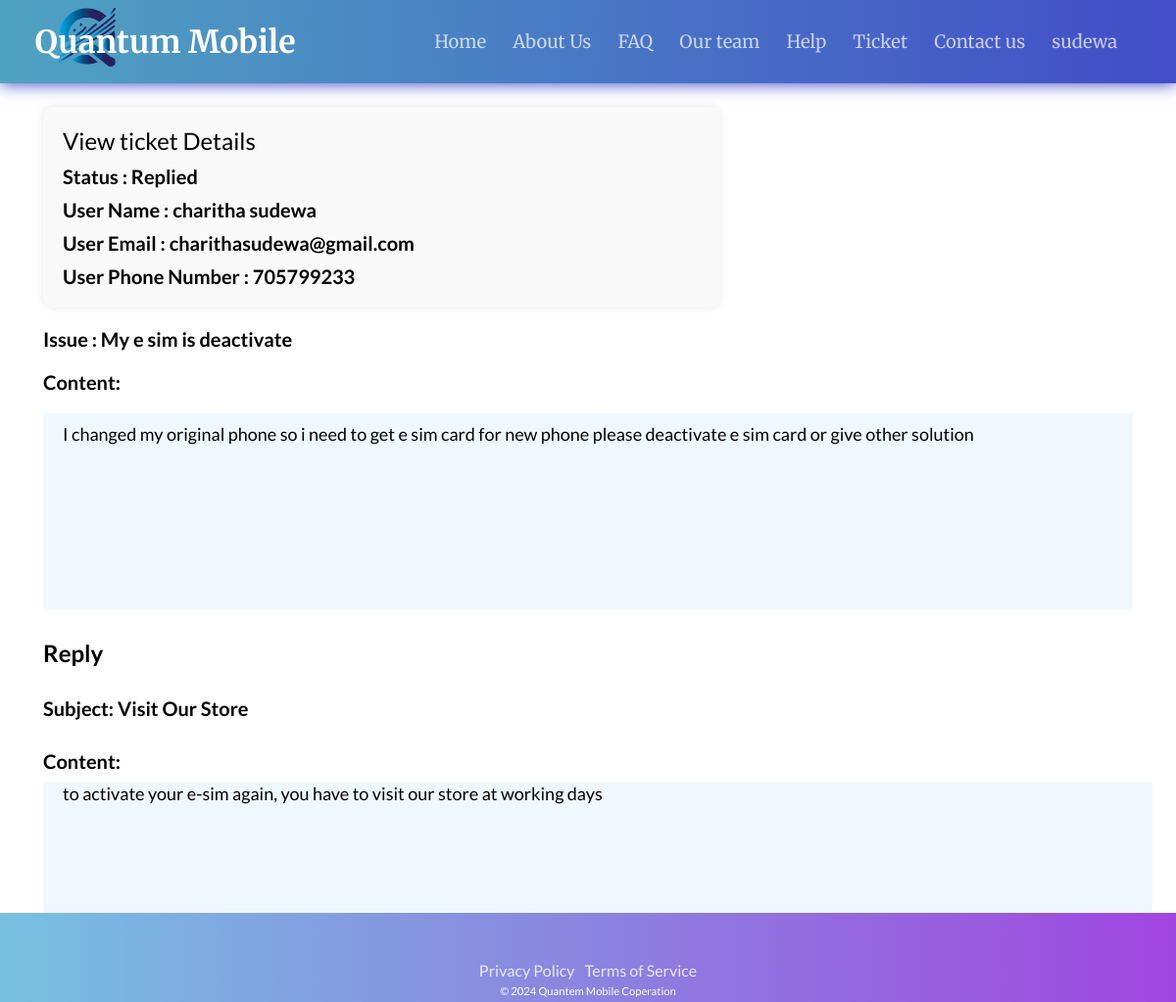
The page /login/view.php?ticketId=61 (signed in) on the database its author committed.
### tables this page shows
CREATE TABLE IF NOT EXISTS `customer` (
  `customerId` int(5) NOT NULL AUTO_INCREMENT,
  `name` varchar(20) NOT NULL,
  `userName` varchar(50) NOT NULL,
  `email` varchar(50) NOT NULL,
  `phonenumber` int(10) NOT NULL,
  `Gender` varchar(6) NOT NULL,
  `password` varchar(200) NOT NULL,
  `regDate` datetime NOT NULL DEFAULT CURRENT_TIMESTAMP,
  PRIMARY KEY (`customerId`),
  UNIQUE KEY `userName` (`userName`,`email`,`phonenumber`)
);

CREATE TABLE IF NOT EXISTS `ticket` (
  `ticketId` int(8) NOT NULL AUTO_INCREMENT,
  `category` varchar(50) NOT NULL,
  `subject` text NOT NULL,
  `message` text NOT NULL,
  `priority` varchar(20) NOT NULL DEFAULT 'Low',
  `status` varchar(20) NOT NULL DEFAULT 'New',
  `adminId` int(11) DEFAULT NULL,
  `customerId` int(5) NOT NULL,
  `date` timestamp NOT NULL DEFAULT CURRENT_TIMESTAMP ON UPDATE CURRENT_TIMESTAMP,
  PRIMARY KEY (`ticketId`),
  KEY `adminId` (`adminId`),
  KEY `customerId` (`customerId`)
);

CREATE TABLE IF NOT EXISTS `reply` (
  `replyid` int(8) NOT NULL AUTO_INCREMENT,
  `ticketid` int(8) NOT NULL,
  `adminid` int(5) DEFAULT NULL,
  `subject` text NOT NULL,
  `message` text NOT NULL,
  `date` datetime NOT NULL DEFAULT CURRENT_TIMESTAMP,
  PRIMARY KEY (`replyid`),
  KEY `adminid` (`adminid`),
  KEY `ticketid` (`ticketid`)
);

### login/view.php (the view, shortened to what this page needs)
<?php
include '../php/connection.php';
$customerId = $_SESSION['customerId'];
$checkCustomerQuery = "SELECT * FROM customer WHERE customerId = ?";
$checkCustomerStmt = $pdo->prepare($checkCustomerQuery);
$checkCustomerStmt->execute([$customerId]);
$customer = $checkCustomerStmt->fetch(PDO::FETCH_ASSOC);
$customerUName=$customer['userName'];
?>
<!DOCTYPE html>
<html lang="en">
<head>
    <link rel="stylesheet" href="style.css">
</head>
<body>
    <header class="header">
        <a class="logo" href="index.php">
            <img src="QuantumMobileLogo.png" alt="Company Logo" style="width: auto; height: 60px;">
        </a>
        <a class="logo" href="index.php" style="margin-left:-200px">Quantum Mobile</a>
        <nav class="navbar">
            <a href="index.php">Home</a>
            <a href="about.php">About Us</a>
            <a href="faq.php">FAQ</a>
            <a href="team.php">Our team</a>
            <a href="help.php">Help</a>
            <a style="--i:2" href="ticket.php">Ticket</a>
            <a href="contactus/contact.php">Contact us</a>
            <a class="login.php" href="<?php echo isset($_SESSION['customerId']) ? 'account.php' : 'login.php'; ?>">
            <?php echo isset($_SESSION['customerId']) ? $customerUName : 'Login'; ?></a>
        </nav>
    </header>
    <div class="main">
        <div class="content">
           <div class="password-reset">
           <h2>View ticket Details </h2>
           <?php
    if(isset($_GET['ticketId'])) {
        $ticketId = $_GET['ticketId'];
        include_once ('../php/connection.php');
        $query = "SELECT ticket.*, customer.name AS customer_name, customer.email, customer.phonenumber
                  FROM ticket
                  INNER JOIN customer ON ticket.customerId = customer.customerId
                  WHERE ticket.ticketId = ?";
        $stmt = $pdo->prepare($query);
        $stmt->execute([$ticketId]);
        $ticket = $stmt->fetch(PDO::FETCH_ASSOC);
        if ($ticket) {
            echo "<div  style='margin-top:10px'>";
            echo "<font style='font-weight:bold;font-size:20px;'>
                        Status :
                     ".$ticket['status'].
                    " </font></div>";
            echo "<div  style='margin-top:10px'>";
            echo "<font style='font-weight:bold;font-size:20px;'>
                    User Name :
                 ".$ticket['customer_name'].
                " </font></div>";
            echo "<div  style='margin-top:10px'>";
            echo "<font style='font-weight:bold;font-size:20px;'>
                User Email :
             ".$ticket['email'].
            " </font></div>";
            echo "<div  style='margin-top:10px'>";
            echo "<font style='font-weight:bold;font-size:20px;'>
                User Phone Number :
             ".$ticket['phonenumber'].
            " </font></div>";
        }
        }
            ?>
           </div>
           <?php
echo "<div class='frame1' style='margin-top:20px'>";
echo "<font style='font-weight:bold;font-size:20px;'>
        Issue :
     ".$ticket['subject'].
    " </font></div>";
echo "<div class='frame1' style='margin-top:20px'>
    <p>
        <font style='font-weight:bold;font-size:20px;'>
            Content:
        </font>
        <br>
        </div>
        <div class='frame7' id='contentFrame' style='margin-right:20px;margin-top:20px'>
            <div style='margin-right:20px;margin-left:20px;margin-top:10px'>
                <p style='font-size:18px;text-align:justify'>".$ticket['message'].
                "
            </div>
                </p>
            </p>";
echo "</div>";
            if($ticket){
                if($ticket['status']==='Replied'){
                    $queryReplies = "SELECT * FROM reply WHERE ticketId = ?";
                    $stmtReplies = $pdo->prepare($queryReplies);
                    $stmtReplies->execute([$ticketId]);
                    $replies = $stmtReplies->fetchAll(PDO::FETCH_ASSOC);
                    foreach ($replies as $reply) {
                        echo "<div class='frame1' style='margin-top: 30px; margin-right:20px'>";
                        echo "<font style='font-weight:bold;font-size:x-large;'>Reply </font></div>";
                        echo "<div class='frame1' style='margin-top: 30px; margin-right:20px'>";
                        echo "<font style='font-weight:bold;font-size:20px;'>Subject: ".$reply['subject']."</font></div>";
                        echo "<div class='frame1' style='margin-top: 30px; margin-right:20px'>";
                        echo "<font style='font-weight:bold;font-size:20px;'>Content:</font></div>";
                        echo "<div class='frame7' style='margin-top: 10px;'>";
                        echo "<div style='margin-left:20px; margin-right:20px;'>";
                        echo "<p style='font-size:18px;text-align:justify'>".$reply['message']."</p>";
                        echo "</div></div>";
                        echo "</div>";
                }}}
            ?>
           </div>
    <footer style="position:fixed">
        <div class="footer-content">
            <ul class="socials">
                <li><a href="#"><ion-icon name="logo-facebook"></ion-icon></a></li>
                <li><a href="#"><ion-icon name="logo-instagram"></ion-icon></a></li>
                <li><a href="#"><ion-icon name="logo-github"></ion-icon></a></li>
                <li><a href="#"><ion-icon name="logo-linkedin"></ion-icon></a></li>
                <li><a href="#"><ion-icon name="logo-youtube"></ion-icon></a></li>
            </ul>
            <ul class="footmenu">
                <li><a href="../html/privacy_policy.php"> Privacy Policy</a></li>
                <li><a href="../html/term_and_conditions.php">Terms of Service</a></li>
            </ul>
            <p>&copy; 2024 Quantem Mobile Coperation</p>
        </div>
    </footer>
</body>
</html>

### login/style.css (style rules this page uses)
html { scroll-behavior: smooth; }
* { margin: 0; padding: 0; box-sizing: border-box; font-family: "Lato", sans-serif; font-weight: 400; transition: .1s; }
body { min-height: 100vh; }
header { position: -webkit-sticky; position: sticky; top: 0; left: 0; width: 100%; padding: 0.5rem 5%; background: linear-gradient(to right, #439dbdef, #434DC8); display: flex; justify-content: space-between; align-items: center; z-index: 100; box-shadow: 0 .05rem 1rem #434DC8; }
header a { font-family: "Merriweather", serif; text-decoration: none; }
.logo { font-size: 2rem; font-weight: 700; color: white; }
.navbar a { font-size: 1.15rem; opacity: .7; color: white; margin-left: 1.5rem; transition: all .5s; }
.main { flex: 1; margin: 1.5rem; }
footer { width: 100%; background: linear-gradient(to right, #77C1E0, #A046E0); color: white; padding: 5px; display: flex; justify-content: center; align-items: center; box-sizing: border-box; font-family: 'Ubuntu', sans-serif; position: fixed; left: 0; bottom: 0; }
.socials, .footmenu { position: relative; display: flex; justify-content: center; list-style-type: none; flex-wrap: wrap; }
.socials li { font-size: 2em; padding: 0px 5px; white-space: nowrap; }
.footmenu li { padding: 5px 5px; white-space: nowrap; }
.footmenu li a { text-decoration: none; opacity: 0.8; color: white; transition: 0.5s; display: inline-block; }
footer p { display: flex; position: relative; justify-content: center; font-size: 0.7em; user-select: none; }

### login/view.php (style rules this page uses)
.account-details, .password-reset { width: 60%; padding: 20px; background-color: #f9f9f9; border-radius: 10px; box-shadow: 0 0 10px rgba(0, 0, 0, 0.1); }
.account-details h2, .password-reset h2 { margin-top: 0; }
.password-reset { margin-left: 20px; }
.frame7 { display: flex; flex-direction: row; margin-left: 20px; background-color: aliceblue; height: 200px; }
.frame1 { display: flex; flex-direction: row; margin-left: 20px; margin-right:20px }

### rows shown on the page
customer: userName "sudewa"
ticket: status "Replied", customerId.name "charitha sudewa", customerId.email "charithasudewa@gmail.com", customerId.phonenumber "705799233", subject "My e sim is deactivate", message "I changed my original phone so i need to get e sim card for new phone please deactivate e sim card or give other solution"
reply: subject "Visit Our Store", message "to activate your e-sim again, you have to visit our store at working days"
